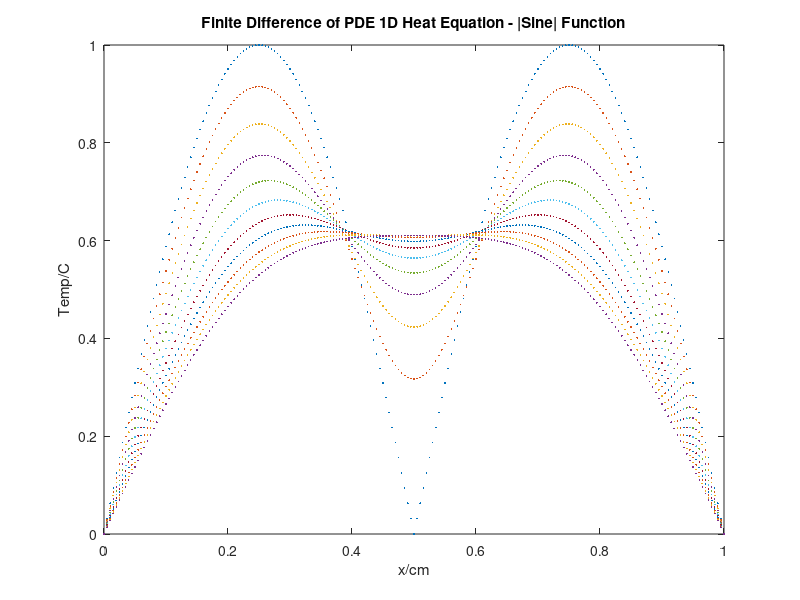

The MATLAB source for this figure:
clear;
close all;
x0 = 0; %First calue of X
h = 0.005; %Step size in the X direction
Vin = @(x) abs(sin(2*pi*x));
xf = 1 + h; %Final value of X plus one more step to complete the graph
t0 = 0; %Initial time value
k = 0.45*h^2; %due to v being max of 1/2 we use 0.45 and work out k relative to that, steps in time
tf = 200*k; %the end time is 250 steps in the k direction
N = round((xf-x0)/h); %number of steps in the x direction
M = round((tf - t0)/k); %number of steps in the t direction
v = k/(h^2); %recalculating the value of v
b = 1 - 2*v; %create the value of beta
ya = zeros(1,N); xa = zeros(1,N); %create empty arrays
xa(1) = x0; %initialising the initial conditions

for i = 1:N-1
    xa(i+1) = xa(i) + h; 
	ya(i+1) = feval(Vin, xa(i+1));
end

plot(xa, ya, '.', 'markersize', 4);
hold on;
yn = ya;
for a = 1:10
    for i = 1:M
        for j = 2:N-1
            yn(j) = v*ya(j-1) + b*ya(j) + v*ya(j+1);
        end
        ya = yn;
    end
    plot(xa, ya, '.', 'markersize', 4);
end
title 'Finite Difference of PDE 1D Heat Equation - |Sine| Function'
xlabel 'x/cm'
ylabel 'Temp/C'
xlim([0, 1]);
